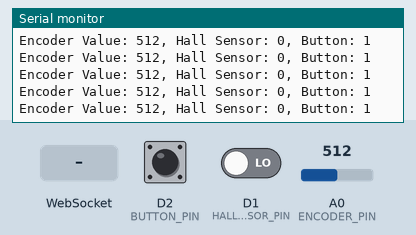
Bench run of a sketch on a simulated ESP8266 (NodeMCU). Shown: the last lines printed to the serial monitor. The inputs (shaded band) are chosen by the test bench; at power-on: A0 (ENCODER_PIN) = 512, D2 (BUTTON_PIN) HIGH, D1 (HALL_SENSOR_PIN) LOW. WiFi joins after 1.5 s; servers stay silent unless stated.

Above: at 2.7 s.
2.8 s: WebSocket text "1" received
4.3 s: A0 (ENCODER_PIN) set to 716
At 5.1 s:
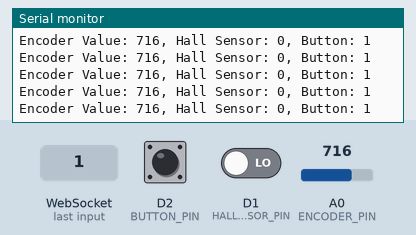
5.8 s: D2 (BUTTON_PIN) pulled LOW for 0.15 s
7.4 s: D1 (HALL_SENSOR_PIN) driven HIGH
At 7.9 s:
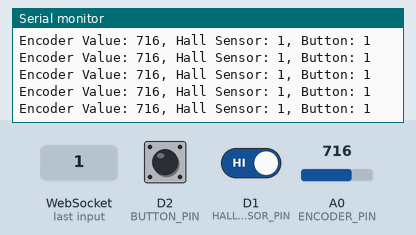
8.9 s: D2 (BUTTON_PIN) pulled LOW for 1 s
At 9.4 s:
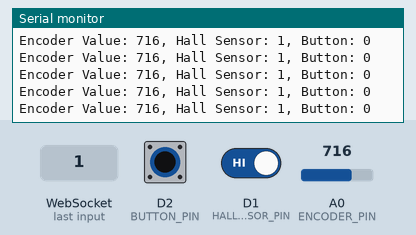
11.4 s: A0 (ENCODER_PIN) set to 900
At 12.0 s:
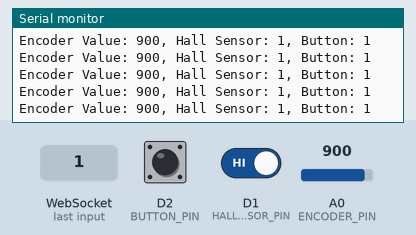
Timing chart, 0 to 13.9 s (numbered marks = the images above; inputs shaded):
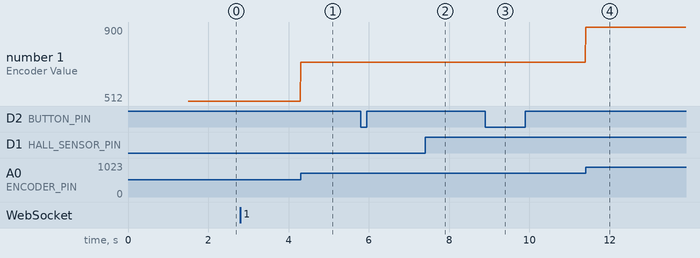

The sketch:

Esp8266-Code.ino
```cpp
#include <ESP8266WiFi.h>
#include <WebSocketsServer.h>

// Wi-Fi Credentials
const char* ssid = "WiFi ssid";
const char* password = "Password";

WebSocketsServer webSocket = WebSocketsServer(81);

// Pin Definitions
#define ENCODER_PIN A0
#define HALL_SENSOR_PIN D1
#define BUTTON_PIN D2

// Timing Variables
unsigned long lastSendTime = 0;
const unsigned int sendInterval = 10;
unsigned long lastDebounceTime = 0;
const unsigned int debounceDelay = 50;

int lastButtonState = HIGH;
int buttonState = HIGH;

void webSocketEvent(uint8_t num, WStype_t type, uint8_t *payload, size_t length) {
  switch (type) {
    case WStype_CONNECTED:
      Serial.println("Client connected!");
      break;
    case WStype_DISCONNECTED:
      Serial.println("Client disconnected!");
      break;
  }
}

void setup() {
  Serial.begin(115200);

  WiFi.begin(ssid, password);
  Serial.print("Connecting to Wi-Fi");
  while (WiFi.status() != WL_CONNECTED) {
    delay(500);
    Serial.print(".");
  }
  Serial.println("\nConnected to Wi-Fi!");
  Serial.println("ESP8266 IP Address: " + WiFi.localIP().toString());

  pinMode(HALL_SENSOR_PIN, INPUT);
  pinMode(BUTTON_PIN, INPUT_PULLUP);

  webSocket.begin();
  webSocket.onEvent(webSocketEvent);
}

void loop() {
  webSocket.loop();

  int reading = digitalRead(BUTTON_PIN);

  if (reading != lastButtonState) {
    lastDebounceTime = millis();
  }

  if ((millis() - lastDebounceTime) > debounceDelay) {
    if (reading != buttonState) {
      buttonState = reading;
    }
  }

  lastButtonState = reading;

  if (millis() - lastSendTime >= sendInterval) {
    int encoderValue = analogRead(ENCODER_PIN);
    int hallSensorValue = digitalRead(HALL_SENSOR_PIN);

    String message = "Encoder Value: " + String(encoderValue) +
                     ", Hall Sensor: " + String(hallSensorValue) +
                     ", Button: " + String(buttonState);

    Serial.println(message);
    webSocket.broadcastTXT(message);

    lastSendTime = millis();
  }
}
```

Measured:
- after the input at 4.3 s, the serial monitor: prints a new line at once (image 1)
- after the input at 7.4 s, the serial monitor: prints a new line at once (image 2)
- after the input at 8.9 s, the serial monitor: prints a new line after 0.06 s (image 3)
- after the input at 11.4 s, the serial monitor: prints a new line at once (image 4)
- plotted number 1: 512 → 716 after the input at 4.3 s, 716 → 900 after the input at 11.4 s
